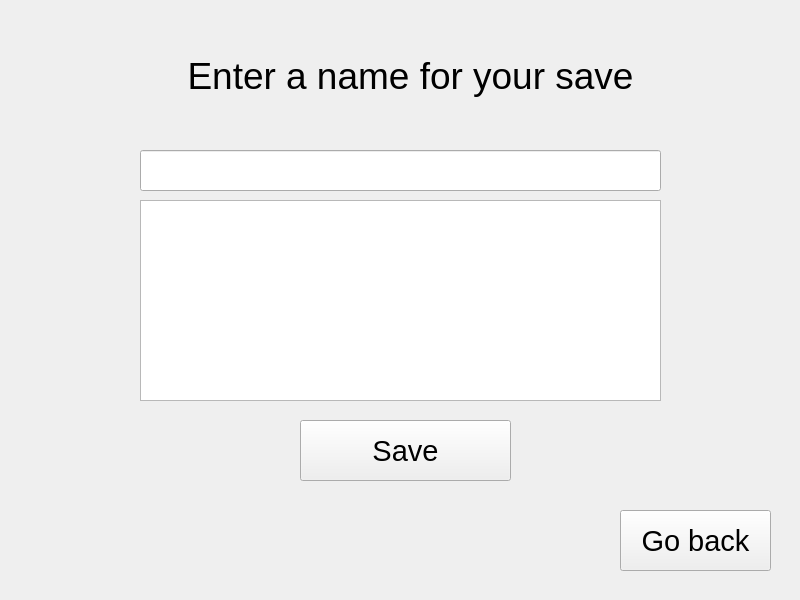
<?xml version="1.0" encoding="UTF-8"?>
<ui version="4.0">
 <class>Save</class>
 <widget class="QWidget" name="Save">
  <property name="geometry">
   <rect>
    <x>0</x>
    <y>0</y>
    <width>800</width>
    <height>600</height>
   </rect>
  </property>
  <property name="windowTitle">
   <string>Waves simulation</string>
  </property>
  <widget class="QPushButton" name="pushButton">
   <property name="geometry">
    <rect>
     <x>300</x>
     <y>420</y>
     <width>211</width>
     <height>61</height>
    </rect>
   </property>
   <property name="font">
    <font>
     <pointsize>22</pointsize>
    </font>
   </property>
   <property name="text">
    <string>Save</string>
   </property>
  </widget>
  <widget class="QLineEdit" name="lineEdit">
   <property name="geometry">
    <rect>
     <x>140</x>
     <y>150</y>
     <width>521</width>
     <height>41</height>
    </rect>
   </property>
  </widget>
  <widget class="QLabel" name="label">
   <property name="geometry">
    <rect>
     <x>270</x>
     <y>220</y>
     <width>291</width>
     <height>31</height>
    </rect>
   </property>
   <property name="text">
    <string/>
   </property>
  </widget>
  <widget class="QLabel" name="label_2">
   <property name="geometry">
    <rect>
     <x>150</x>
     <y>40</y>
     <width>521</width>
     <height>71</height>
    </rect>
   </property>
   <property name="font">
    <font>
     <pointsize>28</pointsize>
    </font>
   </property>
   <property name="text">
    <string>Enter a name for your save</string>
   </property>
   <property name="alignment">
    <set>Qt::AlignmentFlag::AlignCenter</set>
   </property>
  </widget>
  <widget class="QPushButton" name="Create_3">
   <property name="geometry">
    <rect>
     <x>620</x>
     <y>510</y>
     <width>151</width>
     <height>61</height>
    </rect>
   </property>
   <property name="font">
    <font>
     <pointsize>22</pointsize>
    </font>
   </property>
   <property name="text">
    <string>Go back</string>
   </property>
  </widget>
  <widget class="QListView" name="listView">
   <property name="geometry">
    <rect>
     <x>140</x>
     <y>200</y>
     <width>521</width>
     <height>201</height>
    </rect>
   </property>
  </widget>
 </widget>
 <resources/>
 <connections/>
</ui>
